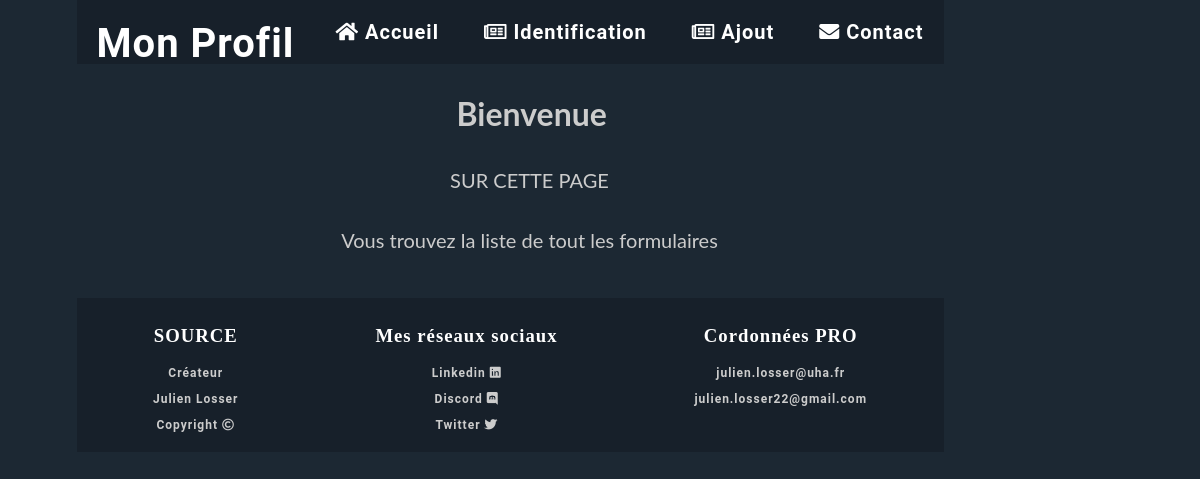
The app's page /myfirstapp/index/, older data.
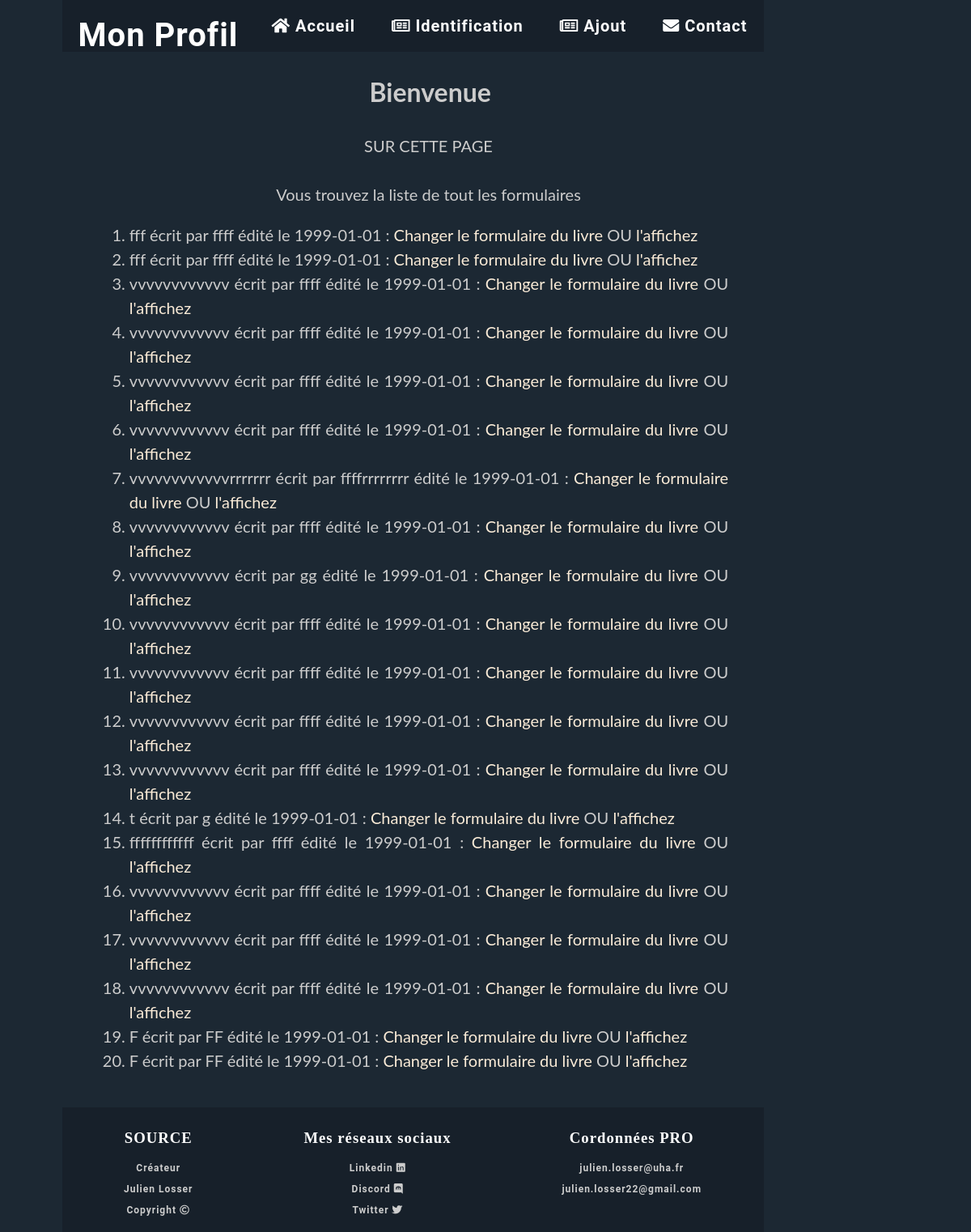
The same page, newer data.
### myfirstapp/models.py (models this page shows, shortened)
class Livre(models.Model): #déclare la classe Livre héritant de la classe Model, classe de base des modèles
    titre = models.CharField(max_length=100) # défini un champs de type texte de 100 caractères maximum
    auteur = models.CharField(max_length=100)
    date_parution = models.DateField(blank=True, null=True) # champs de type date,pouvant être null ou ne pas être rempli
    nombre_pages = models.IntegerField(blank=False) # champs de type entier devant être obligatoirement rempli
    resume = models.TextField(max_length=1500, null = True, blank = True) # champs de type text long
    def __str__(self):
        chaine = f"{self.titre} écrit par {self.auteur} édité le {self.date_parution}"
        return chaine

### myfirstapp/views.py (the view)
def index(request):
    liste = list(models.Livre.objects.all())
    return render(request, 'myfirstapp/index.html',{"liste": liste})

### myfirstapp/templates/myfirstapp/index.html (shortened to what this page needs)
 {% extends 'myfirstapp/main.html' %}
 {% block content %}
    <h1 class="titre">Bienvenue</h1>
    <div class="texte">
        <p class="titre">SUR CETTE PAGE</p>
        <p class="titre">Vous trouvez la liste de tout les formulaires</p>
        <ol>{% for l in liste %}
            <li>{{l}} : <a href="/myfirstapp/update/{{l.id}}/"> Changer le formulaire du livre </a>OU<a href="/myfirstapp/affiche/{{l.id}}/"> l'affichez </a> </li>
            {% endfor %}
        </ol>
    </div>
 {% endblock %}

### myfirstapp/templates/myfirstapp/main.html (shortened to what this page needs)
<!DOCTYPE html>
<html lang="fr">
    <head>
                 {% load static %}
        <link href="https://use.fontawesome.com/releases/v5.0.8/css/all.css" rel="stylesheet">
        <link rel="stylesheet" type="text/css"  href="{%static 'myfirstapp/index.css' %}"/>
    </head>
<body class="fond">
  <header>
        <nav>
            <div class="symbole"> Mon Profil  {{nom}} {{nom.id}}</div>
            <div rôle="menu">
                <ul>
                    <li><a href="/myfirstapp/index"><i class="fas fa-home" aria-hidden="true"></i> Accueil
                        </a></li>
                    <li><a href="/myfirstapp/passion" target="blank"><i class="far fa-newspaper"></i> Identification
                        </a></li>
                     <li><a href="/myfirstapp/ajout" target="blank"><i class="far fa-newspaper"></i> Ajout
                        </a></li>
                    <li><a href="#ancre"><i class="fas fa-envelope"></i> Contact
                        </a></li>
                </ul>
            </div>
        </nav>
    </header>
{% block content %}
{% endblock %}
    <footer>
        <div class="colonne">
            <h3>SOURCE</h3>
            <p>Créateur</p>
            <p>Julien Losser</p>
            <p>Copyright <i class="far fa-copyright"></i></p>
        </div>
        <div class="colonne">
            <h3>Mes réseaux sociaux</h3>
            <p><a href="https://www.linkedin.com/in/julien-losser-567161221/">Linkedin <i class="fab fa-linkedin"></i></a></p>
            <p><a href="https://discord.gg/K3pvXHwHQu">Discord <i class="fab fa-discord"></i></a></p>
            <p><a href="https://twitter.com/BCL_APOKLYPS"> Twitter <i class="fab fa-twitter"></i></a></p>
        </div>
        <div class="colonne">
            <h3>Cordonnées PRO</h3>
            <p><a href="mailto:julien.losser@uha.fr">julien.losser@uha.fr </a></p>
            <p><a href="mailto:julien.losser22@gmail.com">julien.losser22@gmail.com</a></p>
        </div>
    </footer>
</body>
</html>

### myfirstapp/static/myfirstapp/index.css (style rules this page uses)
html,body { margin: 0; padding: 0; width: 85%; font-family: "Lato"; }
.fond { background-color: #1C2833; background-size: cover; width: 85%; margin: auto; padding: auto; color: #ccc; }
header { margin: auto; width: 100%; height: 100%; background-color: #17202A; font-family: 'Roboto'; font-weight: 700; letter-spacing: 1px; }
nav ul { padding: 0; text-align: right; margin: 0; }
nav ul li { display: inline-block; padding: 20px; }
nav ul li a { text-decoration: none; color: #FFF; font-size: 20px; transition: all 0.4s ease-in-out; border-bottom: 2px solid transparent; }
a { color: antiquewhite; text-decoration-line: none }
.symbole { float: left; margin: 20px; font-weight: bold; font-size: 40px; color: #FFF; }
.texte { margin: 4vh auto; font-size: 20px; line-height: 30px; text-align: justify; width: 90%; }
footer { margin-top: 5%; display: flex; flex-wrap: wrap; justify-content: space-around; padding: 8px; background-color: #17202A; color: white; font-family: "Roboto"; font-weight: bold; letter-spacing: 1px; }
footer .colonne p { font-size: 12px; color: #ccc; text-align: center; }
footer .colonne p a { color: #ccc; text-decoration-line: none }
footer .colonne h3 { text-align: center; font-family: 'Abril Fatface', cursive; }
.titre { margin-top: 30px; margin-left: 5%; text-align: center; animation: apparition 0.8s ease-out; }

Row changes from the older to the newer data that the page shows:
added Livre: titre+auteur+date_parution "fff écrit par ffff édité le 1999-01-01"
added Livre: titre+auteur+date_parution "fff écrit par ffff édité le 1999-01-01"
added Livre: titre+auteur+date_parution "vvvvvvvvvvvv écrit par ffff édité le 1999-01-01"
added Livre: titre+auteur+date_parution "vvvvvvvvvvvv écrit par ffff édité le 1999-01-01"
added Livre: titre+auteur+date_parution "vvvvvvvvvvvv écrit par ffff édité le 1999-01-01"
added Livre: titre+auteur+date_parution "vvvvvvvvvvvv écrit par ffff édité le 1999-01-01"
added Livre: titre+auteur+date_parution "vvvvvvvvvvvvrrrrrrr écrit par ffffrrrrrrrr édité le 1999-01-01"
added Livre: titre+auteur+date_parution "vvvvvvvvvvvv écrit par ffff édité le 1999-01-01"
added Livre: titre+auteur+date_parution "vvvvvvvvvvvv écrit par gg édité le 1999-01-01"
added Livre: titre+auteur+date_parution "vvvvvvvvvvvv écrit par ffff édité le 1999-01-01"
added Livre: titre+auteur+date_parution "vvvvvvvvvvvv écrit par ffff édité le 1999-01-01"
added Livre: titre+auteur+date_parution "vvvvvvvvvvvv écrit par ffff édité le 1999-01-01"
added Livre: titre+auteur+date_parution "vvvvvvvvvvvv écrit par ffff édité le 1999-01-01"
added Livre: titre+auteur+date_parution "t écrit par g édité le 1999-01-01"
added Livre: titre+auteur+date_parution "ffffffffffff écrit par ffff édité le 1999-01-01"
added Livre: titre+auteur+date_parution "vvvvvvvvvvvv écrit par ffff édité le 1999-01-01"
added Livre: titre+auteur+date_parution "vvvvvvvvvvvv écrit par ffff édité le 1999-01-01"
added Livre: titre+auteur+date_parution "vvvvvvvvvvvv écrit par ffff édité le 1999-01-01"
added Livre: titre+auteur+date_parution "F écrit par FF édité le 1999-01-01"
added Livre: titre+auteur+date_parution "F écrit par FF édité le 1999-01-01"
